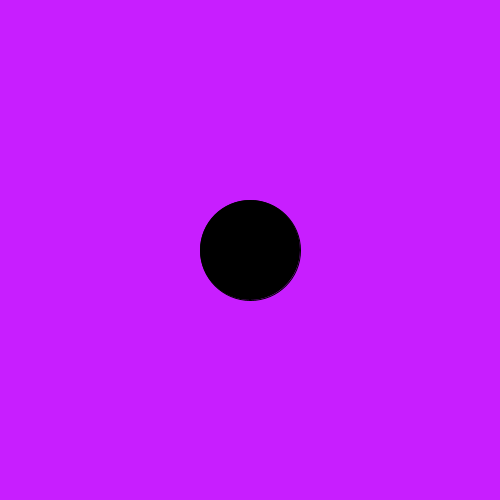
Frame 1 (no input)
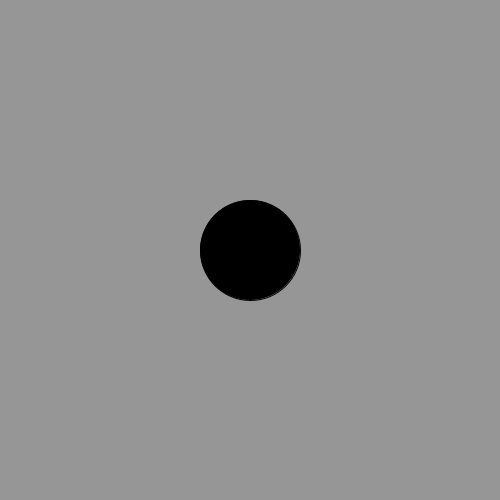
Frame 60 (the mouse pressed at the canvas centre just before this capture)
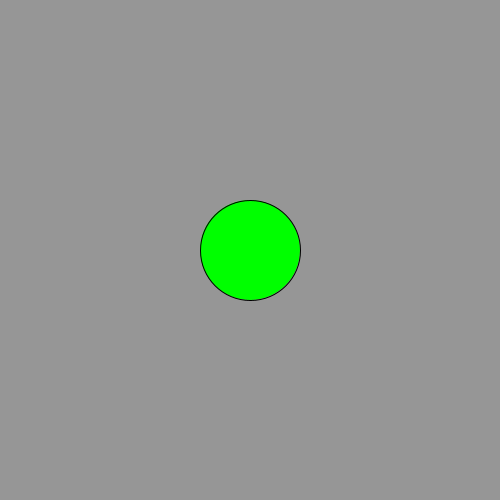
Frame 120 (the mouse held since frame 60 and released just before this capture)

The Processing sketch that drew these frames (run headless with seeded random() and noise(); from frame 60 on, the mouse is pressed at the canvas centre):

// Processing sketch: circle_click_color_chhange_
// ── circle_click_color_chhange_.pde
int circleSize; 
int xPos, yPos; 
color circleColor, bgColor; 
int distance;

boolean isCircleOn ; 

void setup(){
  size(500,500);
  bgColor = color(200,30,255);
  background (bgColor);
  
  xPos = width/2;
  yPos = height/2; 
  
  circleSize = 100;
  
}

void draw(){
  fill (circleColor);
  background (bgColor);
ellipse (xPos, yPos, circleSize, circleSize);

distance = int(dist (xPos, yPos, mouseX, mouseY));

if (distance<circleSize/2) {
  circleColor = color(0,255,0);
} else {
  circleColor = color (0);
}

if(isCircleOn==true) {
  bgColor = 0;
} else { 
  bgColor = 150; 
}

}

void mousePressed (){ 
  if (distance <circleSize/2) {
    isCircleOn = !isCircleOn;
    println (isCircleOn);
  }
}
//  if (distance <circleSize/2) {
//  bgColor= 255;
//} else { 
//  bgColor=100;
